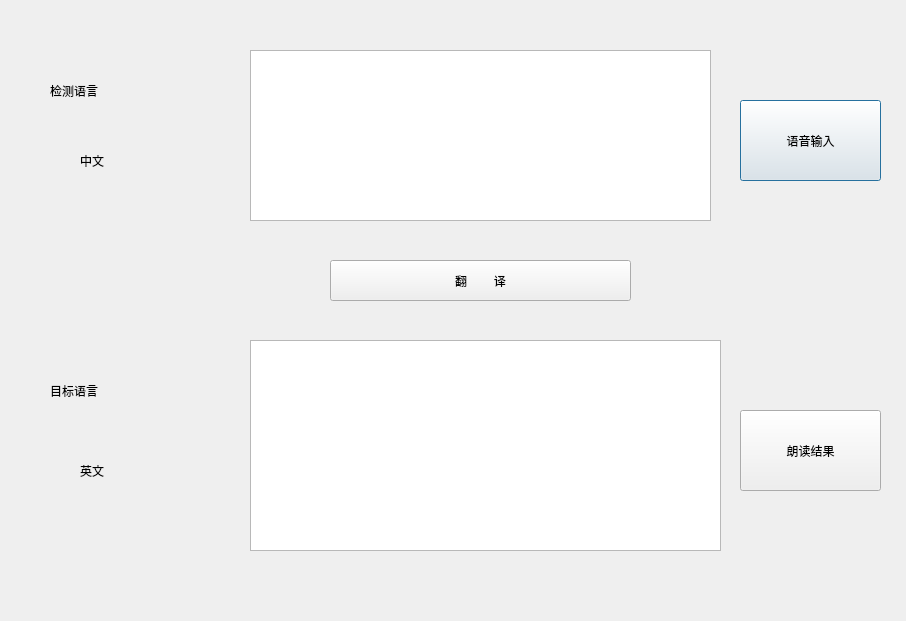
<?xml version="1.0" encoding="UTF-8"?>
<ui version="4.0">
 <class>inputDialog</class>
 <widget class="QDialog" name="inputDialog">
  <property name="geometry">
   <rect>
    <x>0</x>
    <y>0</y>
    <width>906</width>
    <height>621</height>
   </rect>
  </property>
  <property name="windowTitle">
   <string>Dialog</string>
  </property>
  <widget class="QTextEdit" name="input_text">
   <property name="geometry">
    <rect>
     <x>250</x>
     <y>50</y>
     <width>461</width>
     <height>171</height>
    </rect>
   </property>
   <property name="styleSheet">
    <string notr="true">font: 16pt &quot;Consolas&quot;;</string>
   </property>
   <property name="html">
    <string>&lt;!DOCTYPE HTML PUBLIC &quot;-//W3C//DTD HTML 4.0//EN&quot; &quot;http://www.w3.org/TR/REC-html40/strict.dtd&quot;&gt;
&lt;html&gt;&lt;head&gt;&lt;meta name=&quot;qrichtext&quot; content=&quot;1&quot; /&gt;&lt;style type=&quot;text/css&quot;&gt;
p, li { white-space: pre-wrap; }
&lt;/style&gt;&lt;/head&gt;&lt;body style=&quot; font-family:'Consolas'; font-size:16pt; font-weight:400; font-style:normal;&quot;&gt;
&lt;p style=&quot;-qt-paragraph-type:empty; margin-top:0px; margin-bottom:0px; margin-left:0px; margin-right:0px; -qt-block-indent:0; text-indent:0px;&quot;&gt;&lt;br /&gt;&lt;/p&gt;&lt;/body&gt;&lt;/html&gt;</string>
   </property>
  </widget>
  <widget class="QTextBrowser" name="output_text">
   <property name="geometry">
    <rect>
     <x>250</x>
     <y>340</y>
     <width>471</width>
     <height>211</height>
    </rect>
   </property>
   <property name="styleSheet">
    <string notr="true">font: 16pt &quot;Consolas&quot;;</string>
   </property>
  </widget>
  <widget class="QLabel" name="label">
   <property name="geometry">
    <rect>
     <x>50</x>
     <y>50</y>
     <width>131</width>
     <height>81</height>
    </rect>
   </property>
   <property name="styleSheet">
    <string notr="true">font: 16pt &quot;楷体&quot;;</string>
   </property>
   <property name="text">
    <string>检测语言</string>
   </property>
  </widget>
  <widget class="QLabel" name="label_2">
   <property name="geometry">
    <rect>
     <x>50</x>
     <y>350</y>
     <width>131</width>
     <height>81</height>
    </rect>
   </property>
   <property name="styleSheet">
    <string notr="true">font: 16pt &quot;楷体&quot;;</string>
   </property>
   <property name="text">
    <string>目标语言</string>
   </property>
  </widget>
  <widget class="QLabel" name="input_label">
   <property name="geometry">
    <rect>
     <x>80</x>
     <y>120</y>
     <width>131</width>
     <height>81</height>
    </rect>
   </property>
   <property name="styleSheet">
    <string notr="true">font: 16pt &quot;楷体&quot;;</string>
   </property>
   <property name="text">
    <string>中文</string>
   </property>
  </widget>
  <widget class="QLabel" name="output_label">
   <property name="geometry">
    <rect>
     <x>80</x>
     <y>430</y>
     <width>131</width>
     <height>81</height>
    </rect>
   </property>
   <property name="styleSheet">
    <string notr="true">font: 16pt &quot;楷体&quot;;</string>
   </property>
   <property name="text">
    <string>英文</string>
   </property>
  </widget>
  <widget class="QPushButton" name="audio_input">
   <property name="geometry">
    <rect>
     <x>740</x>
     <y>100</y>
     <width>141</width>
     <height>81</height>
    </rect>
   </property>
   <property name="styleSheet">
    <string notr="true">font: 16pt &quot;楷体&quot;;</string>
   </property>
   <property name="text">
    <string>语音输入</string>
   </property>
  </widget>
  <widget class="QPushButton" name="translate_button">
   <property name="geometry">
    <rect>
     <x>330</x>
     <y>260</y>
     <width>301</width>
     <height>41</height>
    </rect>
   </property>
   <property name="styleSheet">
    <string notr="true">font: 12pt &quot;楷体&quot;;</string>
   </property>
   <property name="text">
    <string>翻        译</string>
   </property>
  </widget>
  <widget class="QPushButton" name="read_result">
   <property name="geometry">
    <rect>
     <x>740</x>
     <y>410</y>
     <width>141</width>
     <height>81</height>
    </rect>
   </property>
   <property name="styleSheet">
    <string notr="true">font: 16pt &quot;楷体&quot;;</string>
   </property>
   <property name="text">
    <string>朗读结果</string>
   </property>
  </widget>
 </widget>
 <resources/>
 <connections/>
</ui>
